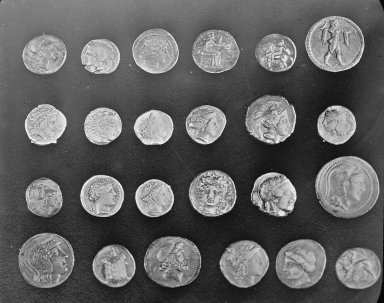
#> input picture skimage.data.coins(), 384 x 303 px
$ python script.py
#> lines starting #> are read from the running program, lines starting #| are printed output that depends on the picture; after the words box and inside, x2 and y2 are one past the last pixel; in counts of white or black regions, pixels touching at a corner belong together
import cv2                        # OpenCV
import numpy as np                  # matrizes
import matplotlib.pyplot as plt     # exibir no notebook

def mostrar(imagens, titulos, largura=15):
    # Exibe várias imagens lado a lado (cinza ou BGR).
    n = len(imagens)
    fig, eixos = plt.subplots(1, n, figsize=(largura, largura / n * 0.9))
    eixos = [eixos] if n == 1 else eixos
    for ax, im, t in zip(eixos, imagens, titulos):
        if im.ndim == 2:
            ax.imshow(im, cmap="gray", vmin=0, vmax=255)          # 1 canal
        else:
            ax.imshow(cv2.cvtColor(im, cv2.COLOR_BGR2RGB))        # BGR -> RGB
        ax.set_title(t); ax.axis("off")
    plt.show()


try:
    from skimage import data
    moedas = data.coins()                              # 24 moedas, tons de cinza
#> moedas is the input picture: shape (303, 384); min 1, max 252, mean 96.9
    foto = data.astronaut()[:, :, ::-1].copy()         # RGB -> BGR (padrão do OpenCV)
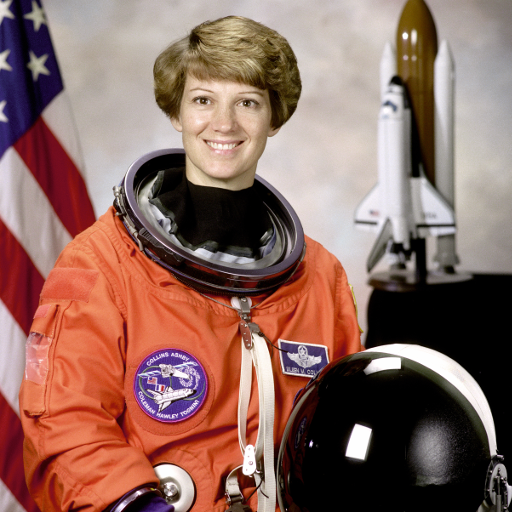
#> input picture skimage.data.astronaut(), 512 x 512 px
except ImportError:
    # Plano B sem scikit-image: moedas sintéticas e uma imagem neutra
    moedas = np.full((300, 380), 70, np.uint8)
    for x in range(60, 380, 90):
        for y in range(60, 300, 90):
            cv2.circle(moedas, (x, y), 32, 180, -1)
    foto = np.full((300, 300, 3), 200, np.uint8)
print("moedas:", moedas.shape, "| foto:", foto.shape)
#| moedas: (303, 384) | foto: (512, 512, 3)
mostrar([moedas, foto], ["Moedas", "Foto"], largura=11)
#> in mostrar, `n = len(imagens)`: n = 2
#> the loop in mostrar, `for ax, im, t in zip(eixos, imagens, titulos):` made 2 passes
#> t on passes 1 to 2: 'Moedas', 'Foto'


suave = cv2.GaussianBlur(moedas, (5, 5), 0)        # tira ruído antes de binarizar

# Otsu: um limiar para a imagem toda
_, bin_otsu = cv2.threshold(suave, 0, 255, cv2.THRESH_BINARY + cv2.THRESH_OTSU)
#> bin_otsu: shape (303, 384); 41.3% white; 34 white regions (11 under 20 px), largest, box (x1, y1, x2, y2) and area: (0, 0, 323, 79) 11956, (315, 156, 380, 217) 3087, (305, 15, 365, 72) 2648

# Adaptativo: um limiar por região (lida melhor com a moeda escura)
bin_adapt = cv2.adaptiveThreshold(
    suave,                            # imagem em cinza
    255,                              # valor para o objeto
    cv2.ADAPTIVE_THRESH_GAUSSIAN_C,   # média gaussiana da vizinhança
    cv2.THRESH_BINARY,                # objeto claro -> branco
    71,                               # blockSize: vizinhança grande (moedas são grandes)
    -5,                               # C negativo: exige pixel um pouco ACIMA da média
)
#> bin_adapt: shape (303, 384); 31.8% white; 69 white regions (34 under 20 px), largest, box (x1, y1, x2, y2) and area: (315, 156, 380, 218) 2552, (305, 16, 365, 72) 2172, (144, 237, 201, 288) 2057

# Abertura morfológica: remove pontinhos brancos soltos
kernel = cv2.getStructuringElement(cv2.MORPH_ELLIPSE, (5, 5))   # janela redonda 5x5
#> kernel = [[0, 0, 1, 0, 0], [1, 1, 1, 1, 1], [1, 1, 1, 1, 1], [1, 1, 1, 1, 1], [0, 0, 1, 0, 0]]
binaria = cv2.morphologyEx(bin_adapt, cv2.MORPH_OPEN, kernel)
#> binaria: shape (303, 384); 31% white; 33 white regions

mostrar([bin_otsu, bin_adapt, binaria], ["Otsu", "Adaptativo", "Adaptativo + abertura"])
#> the loop in mostrar (call 2), `for ax, im, t in zip(eixos, imagens, titulos):` made 3 passes

contornos, hierarquia = cv2.findContours(
    binaria,                  # imagem binária (objeto branco)
    cv2.RETR_EXTERNAL,        # mode: só os contornos externos
    cv2.CHAIN_APPROX_SIMPLE,  # method: guarda só os pontos de canto
)
#> contornos = 33 contours, 5 with area under 20; largest, box (x1, y1, x2, y2) and area: (315, 156, 380, 218) 3009, (305, 16, 365, 72) 2514, (18, 233, 75, 288) 2387, (144, 237, 201, 288) 2216, (276, 239, 326, 288) 1902
print("contornos encontrados:", len(contornos))
#| contornos encontrados: 33

moedas_c = [c for c in contornos if cv2.contourArea(c) > 400]   # descarta ruído pequeno
#> moedas_c = 24 contours; largest, box (x1, y1, x2, y2) and area: (315, 156, 380, 218) 3009, (305, 16, 365, 72) 2514, (18, 233, 75, 288) 2387, (144, 237, 201, 288) 2216, (276, 239, 326, 288) 1902
print("moedas (área > 400):", len(moedas_c))
#| moedas (área > 400): 24

saida = cv2.cvtColor(moedas, cv2.COLOR_GRAY2BGR)   # cópia colorida para desenhar
cv2.drawContours(
    saida,           # imagem onde desenhar
    moedas_c,        # lista de contornos
    -1,              # contourIdx: -1 = todos
    (0, 140, 255),   # cor BGR (laranja)
    2,               # espessura
)
#> saida: shape (303, 384, 3); mean B, G, R 84.1, 98.5, 110.4
mostrar([saida], [f"{len(moedas_c)} moedas"], largura=8)

forma = np.zeros((220, 460), np.uint8)
cv2.circle(forma, (110, 110), 80, 255, -1); cv2.circle(forma, (110, 110), 40, 0, -1)   # anel
#> after `cv2.circle(forma, (110, 110), 80, 255, -1)`: forma: shape (220, 460); 19.8% white; 1 white region, box (x1, y1, x2, y2) and area: (30, 30, 191, 191) 20081
#> after `cv2.circle(forma, (110, 110), 40, 0, -1)`: forma: shape (220, 460); 14.9% white; 1 white region, box (x1, y1, x2, y2) and area: (30, 30, 191, 191) 15056
cv2.rectangle(forma, (250, 40), (420, 180), 255, -1); cv2.rectangle(forma, (300, 80), (370, 140), 0, -1)
#> after `cv2.rectangle(forma, (250, 40), (420, 180), 255, -1)`: forma: shape (220, 460); 38.7% white; 2 white regions, box (x1, y1, x2, y2) and area: (250, 40, 421, 181) 24111, (30, 30, 191, 191) 15056
#> after `cv2.rectangle(forma, (300, 80), (370, 140), 0, -1)`:
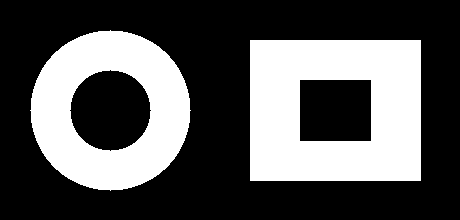
#> forma: shape (220, 460); 34.4% white; 2 white regions, box (x1, y1, x2, y2) and area: (250, 40, 421, 181) 19780, (30, 30, 191, 191) 15056

for nome, modo in [("RETR_EXTERNAL", cv2.RETR_EXTERNAL), ("RETR_TREE", cv2.RETR_TREE)]:
    cs, hier = cv2.findContours(forma, modo, cv2.CHAIN_APPROX_SIMPLE)
    print(f"{nome}: {len(cs)} contornos")
#> this loop made 2 passes
#> (nome, modo) on passes 1 to 2: ('RETR_EXTERNAL', 0), ('RETR_TREE', 3)
#| RETR_EXTERNAL: 2 contornos
#| RETR_TREE: 4 contornos
# hierarquia (RETR_TREE): cada linha = [próximo, anterior, primeiro filho, pai]
print(hier[0])
#| [[ 2 -1  1 -1]
#|  [-1 -1 -1  0]
#|  [-1  0  3 -1]
#|  [-1 -1 -1  2]]

quad = np.zeros((200, 200), np.uint8); cv2.rectangle(quad, (40, 40), (160, 160), 255, -1)
#> after `cv2.rectangle(quad, (40, 40), (160, 160), 255, -1)`: quad: shape (200, 200); 36.6% white; 1 white region, box (x1, y1, x2, y2) and area: (40, 40, 161, 161) 14641
for nome, metodo in [("NONE", cv2.CHAIN_APPROX_NONE), ("SIMPLE", cv2.CHAIN_APPROX_SIMPLE)]:
    cs, _ = cv2.findContours(quad, cv2.RETR_EXTERNAL, metodo)
    print(f"CHAIN_APPROX_{nome}: {len(cs[0])} pontos")      # SIMPLE -> 4 cantos
#> this loop made 2 passes
#> (nome, metodo) on pass 1: ('NONE', 1)
#> (nome, metodo, cs) on pass 2: ('SIMPLE', 2, [[[40, 40], [40, 160], [160, 160], [160, 40]]])
#| CHAIN_APPROX_NONE: 480 pontos
#| CHAIN_APPROX_SIMPLE: 4 pontos


c = max(moedas_c, key=cv2.contourArea)          # a maior moeda
#> c = contour of 101 points, box (x1, y1, x2, y2) (315, 156, 380, 218), area 3009

area = cv2.contourArea(c)                        # área em px²
#> area = 3009
perim = cv2.arcLength(c, True)                   # perímetro; True = contorno fechado
#> perim = 214.7
x, y, w, h = cv2.boundingRect(c)                 # caixa envolvente
#> x = 315; y = 156; w = 65; h = 62
(cx, cy), r = cv2.minEnclosingCircle(c)          # menor círculo que contém o contorno
#> cx = 347.2; cy = 186.1; r = 32.52
M = cv2.moments(c)                               # momentos da região
#> M = moments, m00 3009, centre m10/m00, m01/m00 = (347.4, 186.2)
centro = (int(M["m10"] / M["m00"]), int(M["m01"] / M["m00"]))   # centroide
#> centro = (347, 186)
circ = 4 * np.pi * area / perim ** 2             # circularidade (1 = círculo)
#> circ = 0.821

print(f"área={area:.0f}  perímetro={perim:.0f}  caixa={w}x{h}  raio={r:.1f}  circularidade={circ:.2f}")
#| área=3009  perímetro=215  caixa=65x62  raio=32.5  circularidade=0.82

v = cv2.cvtColor(moedas, cv2.COLOR_GRAY2BGR)
cv2.drawContours(v, [c], -1, (0, 140, 255), 2)                    # contorno
cv2.rectangle(v, (x, y), (x + w, y + h), (80, 200, 0), 2)         # caixa (verde)
cv2.circle(v, (int(cx), int(cy)), int(r), (255, 120, 0), 2)      # círculo (azul)
cv2.circle(v, centro, 4, (0, 0, 255), -1)                         # centroide (vermelho)
#> v: shape (303, 384, 3); mean B, G, R 97.5, 97.7, 96.4
mostrar([v[y - 20:y + h + 20, x - 20:x + w + 20]], ["Medidas da maior moeda"], largura=5)


areas = [cv2.contourArea(c) for c in moedas_c]
#> areas = [1432, 1361, 1700.5, 1902.5, 2215.5, 2387, 1124.5, 1071, 1436, 1268, 1694.5, 3009, 1058.5, 1063, 1122, 1181.5, 1270.5, 1860.5, 1053.5, 1293.5, 1006, 1419.5, 1581, 2514]
circs = [4 * np.pi * cv2.contourArea(c) / cv2.arcLength(c, True) ** 2 for c in moedas_c]
#> circs = [0.904, 0.878, 0.875, 0.888, 0.865, 0.881, 0.89, 0.84, 0.907, 0.3, 0.874, 0.821, 0.894, 0.877, 0.733, 0.888, 0.847, 0.859, 0.856, 0.873, 0.528, 0.572, 0.888, 0.798]
print("área média:", round(np.mean(areas)), "| circularidade média:", round(np.mean(circs), 2))
#| área média: 1543 | circularidade média: 0.81

plt.figure(figsize=(9, 3.2))
plt.hist(areas, bins=10, color="#1F4E5F")         # distribuição dos tamanhos
plt.xlabel("área (px²)"); plt.ylabel("nº de moedas"); plt.title("Tamanhos das moedas"); plt.show()

ruidosa = binaria.copy()
rng = np.random.default_rng(3)
for _ in range(60):                               # joga 60 pontinhos brancos (ruído)
    px, py = rng.integers(0, ruidosa.shape[1]), rng.integers(0, ruidosa.shape[0])
    cv2.circle(ruidosa, (int(px), int(py)), 2, 255, -1)
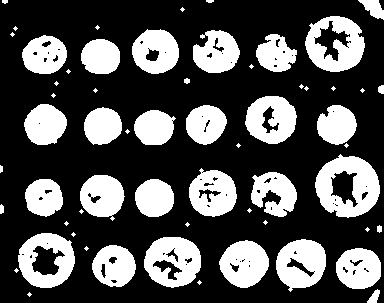
#> ruidosa: shape (303, 384); 31.4% white; 60 white regions (27 under 20 px)

todos, _ = cv2.findContours(ruidosa, cv2.RETR_EXTERNAL, cv2.CHAIN_APPROX_SIMPLE)
#> todos = 60 contours, 31 with area under 20; largest, box (x1, y1, x2, y2) and area: (315, 154, 380, 218) 3017, (305, 16, 365, 72) 2523, (18, 233, 75, 288) 2394, (144, 237, 201, 288) 2216, (276, 239, 326, 292) 1912
grandes = [c for c in todos if cv2.contourArea(c) > 400]    # limite de área
#> grandes = 24 contours; largest, box (x1, y1, x2, y2) and area: (315, 154, 380, 218) 3017, (305, 16, 365, 72) 2523, (18, 233, 75, 288) 2394, (144, 237, 201, 288) 2216, (276, 239, 326, 292) 1912
print(f"todos: {len(todos)} | área > 400: {len(grandes)}")
#| todos: 60 | área > 400: 24

base = np.zeros((160, 220), np.uint8)
cv2.putText(base, "VC", (18, 125), cv2.FONT_HERSHEY_SIMPLEX, 4.2, 255, 14)   # texto branco grosso
#> base: shape (160, 220); 17.2% white; 2 white regions, box (x1, y1, x2, y2) and area: (99, 30, 177, 133) 3185, (15, 30, 97, 133) 2874
m = rng.random(base.shape)
suja = base.copy(); suja[m > 0.97] = 255; suja[(m < 0.05) & (base == 255)] = 0  # ruído fora e furos dentro
#> after `suja[(m < 0.05) & (base == 255)] = 0`: suja: shape (160, 220); 18.9% white; 768 white regions (766 under 20 px), largest, box (x1, y1, x2, y2) and area: (99, 29, 177, 133) 3040, (15, 30, 97, 133) 2740

K = cv2.getStructuringElement(
    cv2.MORPH_ELLIPSE,   # shape: ELLIPSE, RECT ou CROSS
    (5, 5),              # ksize: tamanho do elemento estruturante
)
#> K has the same summary as kernel
mostrar([suja,
         cv2.erode(suja, K),                              # encolhe o branco
         cv2.dilate(suja, K),                             # engorda o branco
         cv2.morphologyEx(suja, cv2.MORPH_OPEN, K),       # erosão -> dilatação
         cv2.morphologyEx(suja, cv2.MORPH_CLOSE, K)],     # dilatação -> erosão
        ["Entrada", "Erosão", "Dilatação", "Abertura", "Fechamento"], largura=17)


import math
sh = np.zeros((260, 700), np.uint8)
cv2.fillPoly(sh, [np.array([[70, 210], [150, 50], [230, 210]])], 255)          # triângulo
#> sh: shape (260, 700); 7.2% white; 1 white region, box (x1, y1, x2, y2) and area: (70, 50, 231, 211) 13041
cv2.rectangle(sh, (280, 70), (420, 210), 255, -1)                               # quadrado
cv2.circle(sh, (570, 140), 75, 255, -1)                                         # círculo
#> sh: shape (260, 700); 27.8% white; 3 white regions

cs, _ = cv2.findContours(sh, cv2.RETR_EXTERNAL, cv2.CHAIN_APPROX_SIMPLE)
#> cs = 3 contours; box (x1, y1, x2, y2) and area: (280, 70, 421, 211) 19600, (495, 65, 646, 216) 17452, (70, 50, 231, 211) 12800
v = cv2.cvtColor(sh // 4, cv2.COLOR_GRAY2BGR)
#> v: shape (260, 700, 3); values 0 (black) and 63 (white), 27.8% white; 3 white regions, box (x1, y1, x2, y2) and area: (280, 70, 421, 211) 19881, (495, 65, 646, 216) 17665, (70, 50, 231, 211) 13041
for c in sorted(cs, key=lambda c: cv2.boundingRect(c)[0]):                       # esquerda -> direita
    aprox = cv2.approxPolyDP(
        c,                                   # contorno original
        0.02 * cv2.arcLength(c, True),       # epsilon: 2% do perímetro
        True,                                # closed: contorno fechado
    )
    n = len(aprox)
    nome = {3: "triângulo", 4: "quadrado"}.get(n, "círculo" if n > 6 else f"{n} lados")
    print(f"{n} vértices -> {nome}")
    cv2.drawContours(v, [aprox], -1, (0, 140, 255), 3)
#> this loop made 3 passes
#> (aprox, n, nome) on passes 1 to 2: ([[150, 50], [70, 210], [230, 210]], 3, 'triângulo'), ([[280, 70], [280, 210], [420, 210], [420, 70]], 4, 'quadrado')
#> (n, nome) on pass 3: (8, 'círculo')
#| 3 vértices -> triângulo
#| 4 vértices -> quadrado
#| 8 vértices -> círculo
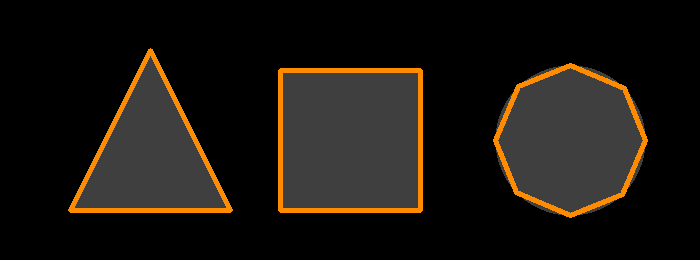
#> v: shape (260, 700, 3); mean B, G, R 15.7, 21.6, 26.4
mostrar([v], ["approxPolyDP"], largura=11)

x, y, w, h = cv2.boundingRect(moedas_c[5])
#> x = 18; y = 233; w = 57; h = 55
modelo = moedas[y:y + h, x:x + w]                   # recorte de uma moeda = o modelo

mapa = cv2.matchTemplate(
    moedas,                  # imagem onde procurar
    modelo,                  # o que procurar
    cv2.TM_CCOEFF_NORMED,    # método: correlação normalizada (-1 a 1)
)
ys, xs = np.where(mapa >= 0.6)                     # posições com semelhança >= 0.6
#> ys = 21 values from 16 to 235; xs = 21 values, max 308 at index 0, min 16 at index 13, mean 91.38

v = cv2.cvtColor(moedas, cv2.COLOR_GRAY2BGR); achados = []
for (px, py) in zip(xs, ys):                       # evita marcar a mesma moeda várias vezes
    if all(abs(px - ax) > w // 2 or abs(py - ay) > h // 2 for ax, ay in achados):
        achados.append((px, py)); cv2.rectangle(v, (px, py), (px + w, py + h), (0, 140, 255), 2)
#> this loop made 21 passes
#> (px, py) on passes 1 to 12: (308, 16), (307, 17), (308, 17), (308, 18), (18, 231), (17, 232), (18, 232), (19, 232), (20, 232), (17, 233), (18, 233), (19, 233)
#> v: shape (303, 384, 3)
#> after the loop, achados = [(308, 16), (18, 231), (145, 234)]
print("encontradas:", len(achados))
#| encontradas: 3
mostrar([modelo, v], ["Modelo", "Encontradas"], largura=10)


arq = cv2.data.haarcascades + "haarcascade_frontalface_default.xml"   # modelo pronto do OpenCV
detector = cv2.CascadeClassifier(arq)
cinza = cv2.cvtColor(foto, cv2.COLOR_BGR2GRAY)     # Haar trabalha em tons de cinza

rostos = detector.detectMultiScale(
    cinza,              # imagem em cinza
    scaleFactor=1.1,    # reduz a imagem 10% a cada escala
    minNeighbors=5,     # detecções vizinhas exigidas para confirmar
    minSize=(40, 40),   # menor rosto aceito, em pixels
)
#> rostos = [[177, 66, 95, 95]]
print("rostos:", len(rostos))
#| rostos: 1
v = foto.copy()
for (x, y, w, h) in rostos:                        # uma caixa por rosto
    cv2.rectangle(v, (x, y), (x + w, y + h), (0, 200, 60), 3)
#> this loop made 1 pass
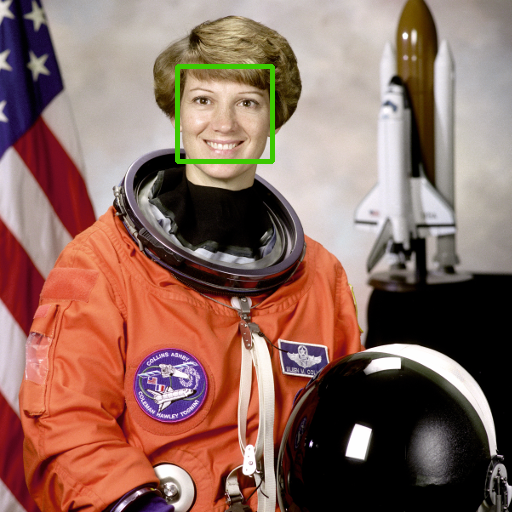
#> v: shape (512, 512, 3); mean B, G, R 95.8, 106.4, 141
mostrar([v], ["Rostos detectados"], largura=6)

def iou(a, b):
    # a e b no formato (x, y, largura, altura)
    x1, y1 = max(a[0], b[0]), max(a[1], b[1])                         # canto sup. esq. da interseção
    x2 = min(a[0] + a[2], b[0] + b[2]); y2 = min(a[1] + a[3], b[1] + b[3])
    inter = max(0, x2 - x1) * max(0, y2 - y1)                          # área da interseção
    uniao = a[2] * a[3] + b[2] * b[3] - inter                          # área da união
    return inter / uniao

real = (20, 20, 100, 100)
for prev in [(30, 30, 100, 100), (65, 30, 100, 100), (130, 30, 100, 100)]:
    print(prev, "-> IoU =", round(iou(real, prev), 2))


CAMINHO = "fotos_chave.jpg"                     # <- troque pelo nome do seu arquivo
minha = cv2.imread(CAMINHO, cv2.IMREAD_GRAYSCALE)
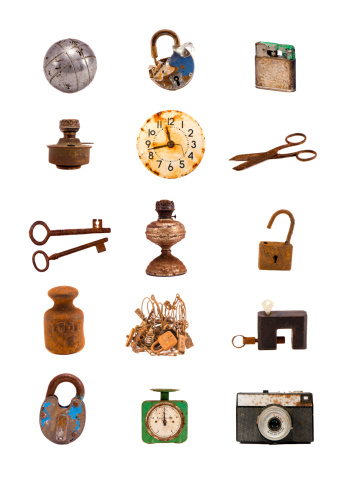
#> input picture A3/fotos_chave.jpg, 352 x 486 px
#> minha: shape (486, 352); min 0, max 255, mean 229.6
if minha is None:
    print("Imagem não encontrada; usando as moedas como exemplo.")
    minha = moedas.copy()

# 1) Binarize (use o melhor método da parte B; troque BINARY por BINARY_INV se o objeto for escuro)
sv = cv2.GaussianBlur(minha, (5, 5), 0)
_, b = cv2.threshold(sv, 0, 255, cv2.THRESH_BINARY + cv2.THRESH_OTSU)
#> b: shape (486, 352); 84.3% white; 42 black regions (14 under 20 px), largest, box (x1, y1, x2, y2) and area: (236, 390, 314, 445) 3481, (39, 373, 86, 445) 2285, (44, 286, 84, 355) 2240
b = cv2.morphologyEx(b, cv2.MORPH_OPEN, cv2.getStructuringElement(cv2.MORPH_ELLIPSE, (5, 5)))
#> b: shape (486, 352); 84% white; 38 black regions (13 under 20 px), largest, box (x1, y1, x2, y2) and area: (236, 390, 314, 445) 3618, (39, 373, 86, 445) 2287, (44, 286, 84, 355) 2240

# 2) Contornos, filtro por área e contagem
cs, _ = cv2.findContours(b, cv2.RETR_EXTERNAL, cv2.CHAIN_APPROX_SIMPLE)
#> cs = [[[0, 0], [0, 485], [351, 485], [351, 0]]]
objs = [c for c in cs if cv2.contourArea(c) > 400]          # ajuste o limite à sua imagem
#> objs = [[[0, 0], [0, 485], [351, 485], [351, 0]]]
print("objetos:", len(objs))
#| objetos: 1

# 3) Caixa e medidas do maior objeto
v = cv2.cvtColor(minha, cv2.COLOR_GRAY2BGR)
#> v: shape (486, 352, 3)
cv2.drawContours(v, objs, -1, (0, 140, 255), 2)
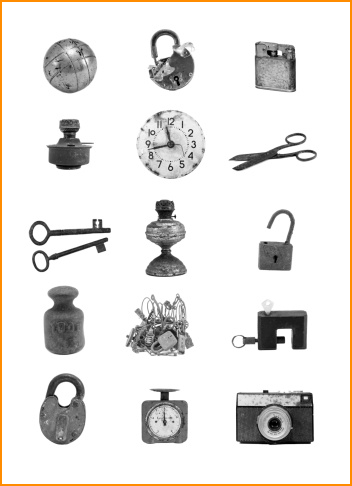
#> v: shape (486, 352, 3); mean B, G, R 224.6, 227.4, 229.6
if objs:
    g = max(objs, key=cv2.contourArea)
#> g = [[0, 0], [0, 485], [351, 485], [351, 0]]
    x, y, w, h = cv2.boundingRect(g)
#> x = 0; y = 0; w = 352; h = 486
    cv2.rectangle(v, (x, y), (x + w, y + h), (80, 200, 0), 3)
    A, P = cv2.contourArea(g), cv2.arcLength(g, True)
#> A = 170235; P = 1672
    print(f"maior objeto: área={A:.0f}  perímetro={P:.0f}  circularidade={4*np.pi*A/P**2:.2f}")
#| maior objeto: área=170235  perímetro=1672  circularidade=0.77
mostrar([b, v], ["Binária", "Objetos"], largura=12)

# 4) Rostos (use uma foto com rosto; se não houver, usa a foto de exemplo)
cor = cv2.imread(CAMINHO)
cor = foto if cor is None else cor
r = detector.detectMultiScale(cv2.cvtColor(cor, cv2.COLOR_BGR2GRAY), 1.1, 5, minSize=(40, 40))
#> r = ()
print("rostos:", len(r))
#| rostos: 0
